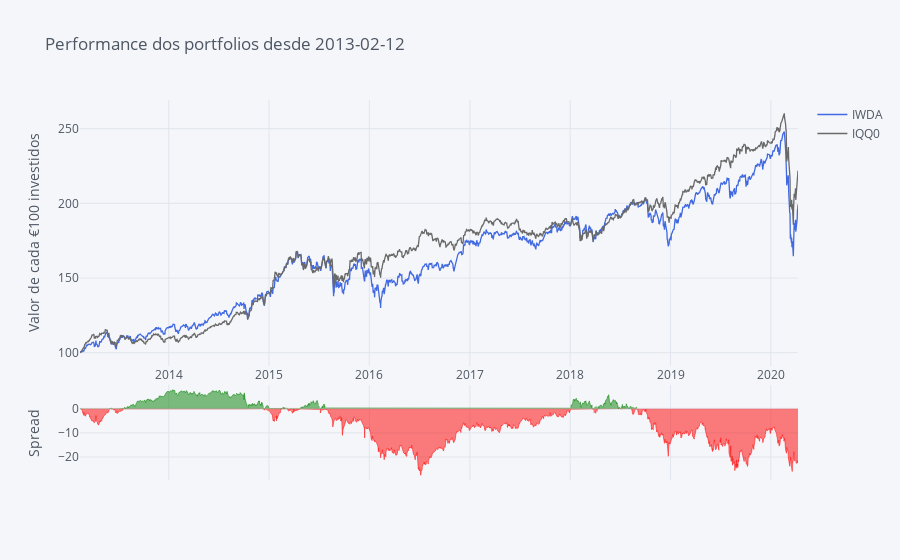

Notebook code cell kept with this figure:
### Code cell
# Making Color Palette
Palette = ['rgb(255, 153, 51)',     # 1 - orange
            'royalblue',            # 2 - Royalblue
            '#708090',              # 3 - Grey
            'rgb(128, 0, 128)',     # 4 - Indigo
            'rgb(219, 64, 82)',     # 5 - Red
            'rgb(0, 128, 128)',     # 6 - Teal
            '#191970',              # 7 - Navy
            'rgb(128, 128, 0)',     # 8 - Olive
            '#00BFFF',              # 9 - Water Blue
            'rgb(128, 177, 211)']   # 10 - 

fundos.iplot(title='Performance dos portfolios desde ' + Begin, yTitle='Valor de cada €100 investidos', color=['royalblue', 'dimgrey'], kind='spread')

### Figure 1 — Plotly figure (JSON) as saved in the notebook; plotly's stock layout.template omitted (floating-point values rounded to 4 significant figures; data arrays with more than 128 entries replaced by an {"elided": "..."} marker saying what was removed)
{"data": [{"line": {"color": "rgba(65, 105, 225, 1.0)", "dash": "solid", "shape": "linear", "width": 1.3}, "mode": "lines", "name": "IWDA", "text": "", "type": "scatter", "x": {"elided": "1830 str values"}, "y": {"elided": "1830 float values"}}, {"line": {"color": "rgba(105, 105, 105, 1.0)", "dash": "solid", "shape": "linear", "width": 1.3}, "mode": "lines", "name": "IQQ0", "text": "", "type": "scatter", "x": {"elided": "1830 str values"}, "y": {"elided": "1830 float values"}}, {"connectgaps": false, "fill": "tozeroy", "line": {"color": "green", "dash": "solid", "shape": "linear", "width": 0.5}, "mode": "lines", "name": "Spread", "showlegend": false, "type": "scatter", "x": {"elided": "1830 str values"}, "xaxis": "x2", "y": {"elided": "1830 mixed values"}, "yaxis": "y2"}, {"connectgaps": false, "fill": "tozeroy", "line": {"color": "red", "dash": "solid", "shape": "linear", "width": 0.5}, "mode": "lines", "name": "Spread", "showlegend": false, "type": "scatter", "x": {"elided": "1830 str values"}, "xaxis": "x2", "y": {"elided": "1830 mixed values"}, "yaxis": "y2"}], "layout": {"autosize": true, "hovermode": "x", "legend": {"bgcolor": "#F5F6F9", "font": {"color": "#4D5663"}}, "paper_bgcolor": "#F5F6F9", "plot_bgcolor": "#F5F6F9", "title": {"font": {"color": "#4D5663"}, "text": "Performance dos portfolios desde 2013-02-12"}, "xaxis": {"autorange": true, "gridcolor": "#E1E5ED", "range": ["2013-02-12", "2020-04-09"], "showgrid": true, "tickfont": {"color": "#4D5663"}, "title": {"font": {"color": "#4D5663"}, "text": ""}, "type": "date", "zerolinecolor": "#E1E5ED"}, "xaxis2": {"anchor": "y2", "autorange": true, "gridcolor": "#E1E5ED", "range": ["2013-02-12", "2020-04-09"], "showgrid": true, "showticklabels": false, "tickfont": {"color": "#4D5663"}, "title": {"font": {"color": "#4D5663"}, "text": ""}, "type": "date", "zerolinecolor": "#E1E5ED"}, "yaxis": {"autorange": true, "domain": [0.3, 1], "gridcolor": "#E1E5ED", "range": [91.09, 269.2], "showgrid": true, "tickfont": {"color": "#4D5663"}, "title": {"font": {"color": "#4D5663"}, "text": "Valor de cada €100 investidos"}, "type": "linear", "zerolinecolor": "#E1E5ED"}, "yaxis2": {"autorange": true, "domain": [0, 0.25], "gridcolor": "#E1E5ED", "range": [-29.54, 9.881], "showgrid": true, "tickfont": {"color": "#4D5663"}, "title": {"font": {"color": "#4D5663"}, "text": "Spread"}, "type": "linear", "zerolinecolor": "#E1E5ED"}}}
